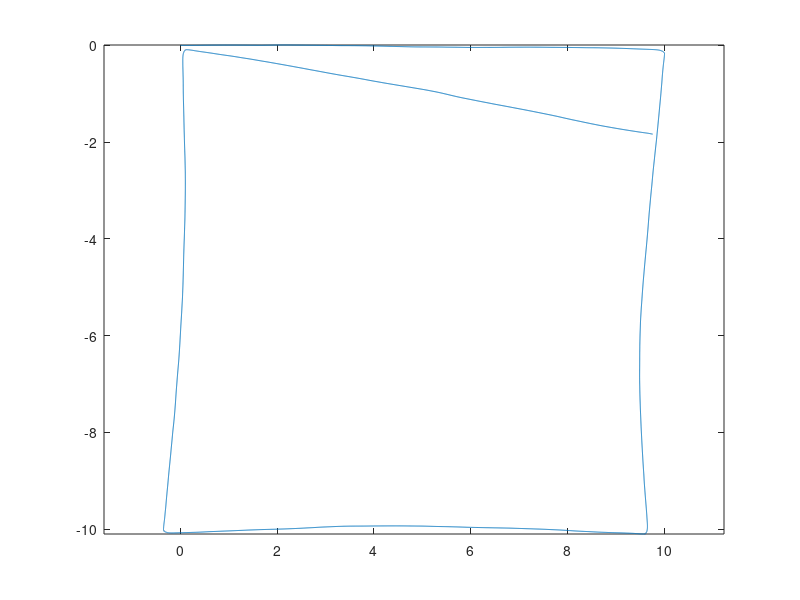

The MATLAB source for this figure:
clear
clc
close all

%% Using measurement data
Accel_measure_body = load('dynamic_sim_data.mat', 'Accel_measure_body');
Accel_measure_body = Accel_measure_body.Accel_measure_body;
Accel_measure_body(3, :) = Accel_measure_body(3, :);
yaw_rate_measure = load('dynamic_sim_data.mat', 'yaw_rate_measure');
yaw_rate_measure = yaw_rate_measure.yaw_rate_measure;
left_wheel_vel_measure = load('dynamic_sim_data.mat', 'left_wheel_vel_measure');
left_wheel_vel_measure = left_wheel_vel_measure.left_wheel_vel_measure;
right_wheel_vel_measure = load('dynamic_sim_data.mat', 'right_wheel_vel_measure');
right_wheel_vel_measure = right_wheel_vel_measure.right_wheel_vel_measure;

%% Using truth data
% Accel_measure_body = load('dynamic_sim_data.mat', 'Accel_true_body');
% Accel_measure_body = Accel_measure_body.Accel_true_body;
% Accel_measure_body(3, :) = Accel_measure_body(3, :);
% yaw_rate_measure = load('dynamic_sim_data.mat', 'yaw_rate');
% yaw_rate_measure = yaw_rate_measure.yaw_rate;
% left_wheel_vel_measure = load('dynamic_sim_data.mat', 'left_wheel_velocity');
% left_wheel_vel_measure = left_wheel_vel_measure.left_wheel_velocity;
% right_wheel_vel_measure = load('dynamic_sim_data.mat', 'right_wheel_velocity');
% right_wheel_vel_measure = right_wheel_vel_measure.right_wheel_velocity;


time = load('dynamic_sim_data.mat', 'time');
time = time.time;
Ts =  load('dynamic_sim_data.mat', 'Ts');
Ts = Ts.Ts;
g = 9.81;
radius = 0.1; %m (needs to be same as simulator)(half distance between wheels)

%Initialize state vector and covariance matrix
x(:, 1) = [0; 0; 0; 0; 0; 0; 0; 0; 0]; %x, y, z, Vx, Vy, Vz, phi, theta, psi
P = eye(9);

%TODO: need to tune the noise values
Q = eye(9) * 1.5;
R = eye(3) * 1;



for k = 2:length(Accel_measure_body)
    
    %% Setup state estimate by breaking out variables and measurements that will be in the input
    %Earth frame velocities
    Vx = x(4, k-1);
    Vy = x(5, k-1);
    Vz = x(6, k-1);
    %Body frame acceleration measurements
    %Origionally used +z up and +y left, but model uses down and right and includes gravity
    Ax = Accel_measure_body(1, k-1);
    Ay = -Accel_measure_body(2, k-1);
    Az = -Accel_measure_body(3, k-1) + g;
    %Euler angles
    
    phi = x(7, k-1);
    theta = x(8, k-1);
    psi = x(9, k-1);
    %Rate measurements
    p = 0;
    q = 0;
    r = -yaw_rate_measure(k-1);
    
    %% State Estimate
    x_apriori = x(:,k-1) + [Vx;...
                            Vy;...
                            Vz;...
                            cos(psi)*cos(theta)*Ax + (cos(psi)*sin(phi)*sin(theta) - cos(phi)*sin(psi))*Ay + (sin(phi)*sin(psi) + cos(phi)*cos(psi)*sin(theta))*Az;...
                            cos(theta)*sin(psi)*Ax + (cos(phi)*cos(psi) + sin(phi)*sin(psi)*sin(theta))*Ay + (cos(phi)*sin(psi)*sin(theta) - cos(psi)*sin(phi))*Az;...
                            -sin(theta)*Ax + cos(theta)*sin(phi)*Ay + cos(phi)*cos(theta)*Az - g;...
                            p + q*sin(phi)*tan(theta) + r*cos(phi)*tan(theta);...
                            q*cos(phi) - r*sin(phi);...
                            q*sin(phi)*sec(theta) + r*cos(phi)*sec(theta)] * Ts;
    
    %% Calculate the jacobian of state transition using predicted state and prior measurement
    %x, y, z, Vx, Vy, Vz, phi, theta, psi
    phi = x_apriori(7);
    theta = x_apriori(8);
    psi = x_apriori(9);
    F = [1, 0, 0, Ts, 0, 0, 0, 0, 0;...
         0, 1, 0, 0, Ts, 0, 0, 0, 0;...
         0, 0, 1, 0, 0, Ts, 0, 0, 0;...
         0, 0, 0, 1, 0, 0, Ts * ((cos(psi)*cos(phi)*sin(theta) + sin(phi)*sin(psi))*Ay + (cos(phi)*sin(psi) - sin(phi)*cos(psi)*sin(theta))*Az), Ts * (cos(psi)*-sin(theta)*Ax + (cos(psi)*sin(phi)*cos(theta))*Ay + (cos(phi)*cos(psi)*cos(theta))*Az), Ts*(-sin(psi)*cos(theta)*Ax + (-sin(psi)*sin(phi)*sin(theta) - cos(phi)*cos(psi))*Ay + (sin(phi)*cos(psi) + cos(phi)*-sin(psi)*sin(theta))*Az);...
         0, 0, 0, 0, 1, 0, Ts*((-sin(phi)*cos(psi) + cos(phi)*sin(psi)*sin(theta))*Ay + (-sin(phi)*sin(psi)*sin(theta) - cos(psi)*cos(phi))*Az), Ts*(-sin(theta)*sin(psi)*Ax + (sin(phi)*sin(psi)*cos(theta))*Ay + (cos(phi)*sin(psi)*cos(theta))*Az), Ts*(cos(theta)*cos(psi)*Ax + (cos(phi)*-sin(psi) + sin(phi)*cos(psi)*sin(theta))*Ay + (cos(phi)*cos(psi)*sin(theta) + sin(psi)*sin(phi))*Az);...
         0, 0, 0, 0, 0, 1, Ts*(cos(theta)*cos(phi)*Ay - sin(phi)*cos(theta)*Az), Ts*(-cos(theta)*Ax - sin(theta)*sin(phi)*Ay + cos(phi)*-sin(theta)*Az), 0;...
         0, 0, 0, 0, 0, 0, Ts*(q*cos(phi)*tan(theta) + r*-sin(phi)*tan(theta)), Ts*(q*sin(phi)*(sec(theta))^2 + r*cos(phi)*(sec(theta))^2), 0;...
         0, 0, 0, 0, 0, 0, Ts*(q*-sin(phi) - r*cos(phi)), 0, 0;...
         0, 0, 0, 0, 0, 0, Ts*(q*cos(phi)*sec(theta) + r*-sin(phi)*sec(theta)), Ts*(q*sin(phi)*sec(theta)*tan(theta) + r*cos(phi)*sec(theta)*tan(theta)), 0];
         
    %% Predict Error Covariance
    P_apriori = F * P * F' + Q;
    
    %% Calculate Residual
    %The only measurement for now is the wheel encoder speeds, but this
    %could be expanded to include the lidar or fiducal marker locations
    wheel_vel_left = left_wheel_vel_measure(k);
    wheel_vel_right = right_wheel_vel_measure(k);
    Speed_measure = (wheel_vel_left + wheel_vel_right)/2;
    wheel_vel_yaw_rate(k) = (wheel_vel_left - wheel_vel_right)/(2*radius);
    yaw_measure = x(9, k-1) + wheel_vel_yaw_rate(k) * Ts;
    Vx_measure = Speed_measure * cos(yaw_measure);
    Vy_measure = Speed_measure * sin(yaw_measure);
    try
        test_yaw(k) = test_yaw(k-1) + wheel_vel_yaw_rate(k) * Ts;
    catch
        test_yaw(1:k) = 0;
    end
    C = [0, 0, 0, 1, 0, 0, 0, 0, 0; 0, 0, 0, 0, 1, 0, 0, 0, 0; 0, 0, 0, 0, 0, 0, 0, 0, 1];
    residual = [Vx_measure; Vy_measure; yaw_measure] - C * x_apriori;
    
    %% Finding reidual covariance
    S = C * P_apriori * C' + R;
    
    %% Finding Kalman Gain
    K = P_apriori * C' / S;
    
    %% Finding Posteriori state estimate and covariance
    
    x(:, k) = x_apriori + K * residual;
    P = (eye(9) - K*C) * P_apriori;
    
    
end

plot(x(1, :), x(2, :));
axis equal

























